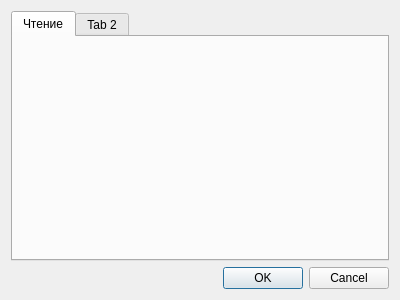
<?xml version="1.0" encoding="UTF-8"?>
<ui version="4.0">
 <class>MainMenu</class>
 <widget class="QDialog" name="MainMenu">
  <property name="enabled">
   <bool>true</bool>
  </property>
  <property name="geometry">
   <rect>
    <x>0</x>
    <y>0</y>
    <width>400</width>
    <height>300</height>
   </rect>
  </property>
  <property name="windowTitle">
   <string>Dialog</string>
  </property>
  <layout class="QVBoxLayout">
   <item>
    <widget class="QTabWidget" name="tabWidget">
     <property name="currentIndex">
      <number>0</number>
     </property>
     <widget class="QWidget" name="tabReading">
      <attribute name="title">
       <string>Чтение</string>
      </attribute>
       <layout class="QVBoxLayout" name="verticalLayout"/>
     </widget>
     <widget class="QWidget" name="tab_2">
      <attribute name="title">
       <string>Tab 2</string>
      </attribute>
     </widget>
    </widget>
   </item>
   <item>
    <widget class="QDialogButtonBox" name="buttonBox">
     <property name="orientation">
      <enum>Qt::Horizontal</enum>
     </property>
     <property name="standardButtons">
      <set>QDialogButtonBox::Cancel|QDialogButtonBox::Ok</set>
     </property>
    </widget>
   </item>
  </layout>
 </widget>
 <resources/>
 <connections>
  <connection>
   <sender>buttonBox</sender>
   <signal>rejected()</signal>
   <receiver>MainMenu</receiver>
   <slot>reject()</slot>
   <hints>
    <hint type="sourcelabel">
     <x>316</x>
     <y>260</y>
    </hint>
    <hint type="destinationlabel">
     <x>286</x>
     <y>274</y>
    </hint>
   </hints>
  </connection>
  <connection>
   <sender>buttonBox</sender>
   <signal>accepted()</signal>
   <receiver>MainMenu</receiver>
   <slot>accept()</slot>
   <hints>
    <hint type="sourcelabel">
     <x>248</x>
     <y>254</y>
    </hint>
    <hint type="destinationlabel">
     <x>157</x>
     <y>274</y>
    </hint>
   </hints>
  </connection>
 </connections>
</ui>
